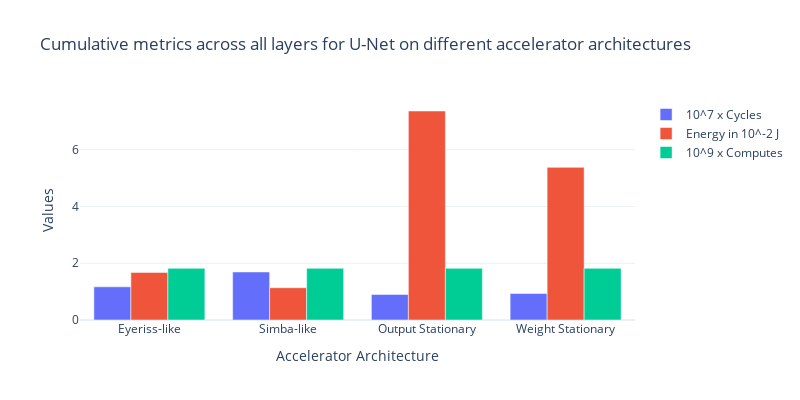

The notebook cell this image was saved under:
### Code cell
import plotly.graph_objs as go
import plotly.io as pio

# Create bar traces for each parameter (energy, cycles, compute_per_j)

cb_friendly_colors = {
    "energies": "#1f77b4",
    "cycles": "#ff7f0e",
    "computes": "#2ca02c",
}
# grayscale_colors = {
#     "energies": "#666666",
#     "cycles": "#999999",
#     "computes": "#cccccc",
# }

traces = []
for metric in stat_types:
    traces.append(
        go.Bar(
            x=printable_arch_names,
            y=[(data[model][metric] / scales[metric]) for model in data],
            name=mapping_ylabel[metric],
            # marker_color=cb_friendly_colors[metric]
        )
    )

# "Cumulative metrics across all layers for different CNNs on the Eyeriss architecture"
# "Average metrics per layer for different CNNs on the Eyeriss architecture"

# Create a grouped layout
layout = go.Layout(
    title="Cumulative metrics across all layers for U-Net on different accelerator architectures",
    barmode="group",
    template="plotly_white",
    xaxis=dict(title="Accelerator Architecture"),
    yaxis=dict(title="Values"),
    width=800, height=400
)

# Create a Figure
fig = go.Figure(data=traces, layout=layout)

# Show the figure
pio.show(fig)

### Figure 1 — Plotly figure (JSON) as saved in the notebook; plotly's stock layout.template omitted (floating-point values rounded to 4 significant figures)
{"data": [{"name": "10^7 x Cycles", "type": "bar", "x": ["Eyeriss-like", "Simba-like", "Output Stationary", "Weight Stationary"], "y": [1.168, 1.691, 0.8997, 0.9346]}, {"name": "Energy in 10^-2 J", "type": "bar", "x": ["Eyeriss-like", "Simba-like", "Output Stationary", "Weight Stationary"], "y": [1.677, 1.136, 7.362, 5.376]}, {"name": "10^9 x Computes", "type": "bar", "x": ["Eyeriss-like", "Simba-like", "Output Stationary", "Weight Stationary"], "y": [1.819, 1.819, 1.819, 1.819]}], "layout": {"barmode": "group", "height": 400, "title": {"text": "Cumulative metrics across all layers for U-Net on different accelerator architectures"}, "width": 800, "xaxis": {"title": {"text": "Accelerator Architecture"}}, "yaxis": {"title": {"text": "Values"}}}}
